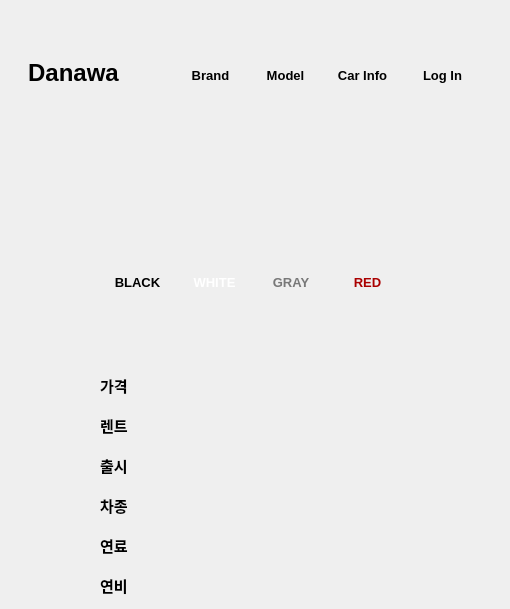
   <widget class="QWidget" name="page_3">
    <widget class="QLabel" name="page_3_ad2">
     <property name="geometry">
      <rect>
       <x>70</x>
       <y>0</y>
       <width>401</width>
       <height>41</height>
      </rect>
     </property>
     <property name="text">
      <string/>
     </property>
    </widget>
    <widget class="QLabel" name="page_3_ad1">
     <property name="geometry">
      <rect>
       <x>0</x>
       <y>0</y>
       <width>501</width>
       <height>51</height>
      </rect>
     </property>
     <property name="text">
      <string/>
     </property>
     <property name="scaledContents">
      <bool>true</bool>
     </property>
    </widget>
    <widget class="QPushButton" name="page_3_btn_4">
     <property name="geometry">
      <rect>
       <x>402</x>
       <y>60</y>
       <width>81</width>
       <height>30</height>
      </rect>
     </property>
     <property name="font">
      <font>
       <pointsize>10</pointsize>
       <bold>true</bold>
      </font>
     </property>
     <property name="cursor">
      <cursorShape>PointingHandCursor</cursorShape>
     </property>
     <property name="styleSheet">
      <string notr="true">QPushButton#page_3_btn_4 {
    background-color: qlineargradient(spread:pad, x1:0, y1:0.505682, x2:1, y2:0.477, stop:0 rgba(255,255,255,0), stop:1 rgba(255, 255, 255, 0));
    color: rgba(0,0,0,255);
    border-radius: 5px;
}

QPushButton#page_3_btn_4:hover {
    background-color: qlineargradient(spread:pad, x1:0, y1:0.505682, x2:1, y2:0.477, stop:0 rgba(11,131,120,219), stop:1 rgba(85, 98, 112, 226));
    color: rgba(255,255,255,210);
    border-radius: 5px;
}

QPushButton#page_3_btn_4:pressed {
    padding-left: 5px;
    padding-top: 5px;
    background-color: rgba(150,123,111,255);
}</string>
     </property>
     <property name="text">
      <string>Log In</string>
     </property>
     <property name="default">
      <bool>false</bool>
     </property>
     <property name="flat">
      <bool>true</bool>
     </property>
    </widget>
    <widget class="QPushButton" name="page_1_logo_4">
     <property name="geometry">
      <rect>
       <x>23</x>
       <y>57</y>
       <width>101</width>
       <height>31</height>
      </rect>
     </property>
     <property name="font">
      <font>
       <family>Nirmala UI</family>
       <pointsize>18</pointsize>
       <bold>true</bold>
      </font>
     </property>
     <property name="cursor">
      <cursorShape>PointingHandCursor</cursorShape>
     </property>
     <property name="styleSheet">
      <string notr="true">QPushButton#page_1_logo_4 {
    background-color: qlineargradient(spread:pad, x1:0, y1:0.505682, x2:1, y2:0.477, stop:0 rgba(255,255,255,0), stop:1 rgba(255, 255, 255, 0));
    color: rgba(0,0,0,255);
    border-radius: 5px;
}

QPushButton#page_1_logo_4:hover {
    background-color: qlineargradient(spread:pad, x1:0, y1:0.505682, x2:1, y2:0.477, stop:0 rgba(11,131,120,219), stop:1 rgba(85, 98, 112, 226));
    color: rgba(255,255,255,210);
    border-radius: 5px;
}

QPushButton#page_1_logo_4:pressed {
    padding-left: 5px;
    padding-top: 5px;
    background-color: rgba(150,123,111,255);
}</string>
     </property>
     <property name="text">
      <string>Danawa</string>
     </property>
     <property name="flat">
      <bool>true</bool>
     </property>
    </widget>
    <widget class="QPushButton" name="page_3_btn_1">
     <property name="geometry">
      <rect>
       <x>180</x>
       <y>60</y>
       <width>61</width>
       <height>30</height>
      </rect>
     </property>
     <property name="font">
      <font>
       <pointsize>10</pointsize>
       <bold>true</bold>
      </font>
     </property>
     <property name="cursor">
      <cursorShape>PointingHandCursor</cursorShape>
     </property>
     <property name="styleSheet">
      <string notr="true">QPushButton#page_3_btn_1 {
    background-color: qlineargradient(spread:pad, x1:0, y1:0.505682, x2:1, y2:0.477, stop:0 rgba(255,255,255,0), stop:1 rgba(255, 255, 255, 0));
    color: rgba(0,0,0,255);
    border-radius: 5px;
}

QPushButton#page_3_btn_1:hover {
    background-color: qlineargradient(spread:pad, x1:0, y1:0.505682, x2:1, y2:0.477, stop:0 rgba(11,131,120,219), stop:1 rgba(85, 98, 112, 226));
    color: rgba(255,255,255,210);
    border-radius: 5px;
}

QPushButton#page_3_btn_1:pressed {
    padding-left: 5px;
    padding-top: 5px;
    background-color: rgba(150,123,111,255);
}</string>
     </property>
     <property name="text">
      <string>Brand</string>
     </property>
     <property name="flat">
      <bool>true</bool>
     </property>
    </widget>
    <widget class="QPushButton" name="page_3_btn_3">
     <property name="geometry">
      <rect>
       <x>317</x>
       <y>60</y>
       <width>91</width>
       <height>30</height>
      </rect>
     </property>
     <property name="font">
      <font>
       <pointsize>10</pointsize>
       <bold>true</bold>
      </font>
     </property>
     <property name="cursor">
      <cursorShape>PointingHandCursor</cursorShape>
     </property>
     <property name="styleSheet">
      <string notr="true">QPushButton#page_3_btn_3 {
    background-color: qlineargradient(spread:pad, x1:0, y1:0.505682, x2:1, y2:0.477, stop:0 rgba(255,255,255,0), stop:1 rgba(255, 255, 255, 0));
    color: rgba(0,0,0,255);
    border-radius: 5px;
}

QPushButton#page_3_btn_3:hover {
    background-color: qlineargradient(spread:pad, x1:0, y1:0.505682, x2:1, y2:0.477, stop:0 rgba(11,131,120,219), stop:1 rgba(85, 98, 112, 226));
    color: rgba(255,255,255,210);
    border-radius: 5px;
}

QPushButton#page_3_btn_3:pressed {
    padding-left: 5px;
    padding-top: 5px;
    background-color: rgba(150,123,111,255);
}</string>
     </property>
     <property name="text">
      <string>Car Info</string>
     </property>
     <property name="flat">
      <bool>true</bool>
     </property>
    </widget>
    <widget class="QPushButton" name="page_3_btn_2">
     <property name="geometry">
      <rect>
       <x>250</x>
       <y>60</y>
       <width>71</width>
       <height>30</height>
      </rect>
     </property>
     <property name="font">
      <font>
       <pointsize>10</pointsize>
       <bold>true</bold>
      </font>
     </property>
     <property name="cursor">
      <cursorShape>PointingHandCursor</cursorShape>
     </property>
     <property name="styleSheet">
      <string notr="true">QPushButton#page_3_btn_2 {
    background-color: qlineargradient(spread:pad, x1:0, y1:0.505682, x2:1, y2:0.477, stop:0 rgba(255,255,255,0), stop:1 rgba(255, 255, 255, 0));
    color: rgba(0,0,0,255);
    border-radius: 5px;
}

QPushButton#page_3_btn_2:hover {
    background-color: qlineargradient(spread:pad, x1:0, y1:0.505682, x2:1, y2:0.477, stop:0 rgba(11,131,120,219), stop:1 rgba(85, 98, 112, 226));
    color: rgba(255,255,255,210);
    border-radius: 5px;
}

QPushButton#page_3_btn_2:pressed {
    padding-left: 5px;
    padding-top: 5px;
    background-color: rgba(150,123,111,255);
}</string>
     </property>
     <property name="text">
      <string>Model</string>
     </property>
     <property name="flat">
      <bool>true</bool>
     </property>
    </widget>
    <widget class="QLabel" name="car_info_1">
     <property name="geometry">
      <rect>
       <x>100</x>
       <y>110</y>
       <width>300</width>
       <height>150</height>
      </rect>
     </property>
     <property name="font">
      <font>
       <pointsize>12</pointsize>
       <bold>true</bold>
      </font>
     </property>
     <property name="frameShape">
      <enum>QFrame::NoFrame</enum>
     </property>
     <property name="scaledContents">
      <bool>true</bool>
     </property>
    </widget>
    <widget class="QLabel" name="car_info_2">
     <property name="geometry">
      <rect>
       <x>100</x>
       <y>320</y>
       <width>301</width>
       <height>30</height>
      </rect>
     </property>
     <property name="font">
      <font>
       <pointsize>14</pointsize>
       <bold>true</bold>
      </font>
     </property>
     <property name="layoutDirection">
      <enum>Qt::LeftToRight</enum>
     </property>
     <property name="frameShape">
      <enum>QFrame::NoFrame</enum>
     </property>
    </widget>
    <widget class="QLabel" name="page_3_label_2">
     <property name="geometry">
      <rect>
       <x>100</x>
       <y>410</y>
       <width>41</width>
       <height>30</height>
      </rect>
     </property>
     <property name="font">
      <font>
       <pointsize>11</pointsize>
       <bold>true</bold>
      </font>
     </property>
     <property name="layoutDirection">
      <enum>Qt::LeftToRight</enum>
     </property>
     <property name="text">
      <string>렌트</string>
     </property>
     <property name="scaledContents">
      <bool>false</bool>
     </property>
     <property name="wordWrap">
      <bool>false</bool>
     </property>
     <property name="margin">
      <number>0</number>
     </property>
    </widget>
    <widget class="QLabel" name="car_info_3">
     <property name="geometry">
      <rect>
       <x>190</x>
       <y>370</y>
       <width>200</width>
       <height>30</height>
      </rect>
     </property>
     <property name="font">
      <font>
       <pointsize>12</pointsize>
       <bold>true</bold>
      </font>
     </property>
     <property name="styleSheet">
      <string notr="true">color: rgb(91, 91, 91);</string>
     </property>
     <property name="frameShape">
      <enum>QFrame::NoFrame</enum>
     </property>
    </widget>
    <widget class="QLabel" name="page_3_label_3">
     <property name="geometry">
      <rect>
       <x>100</x>
       <y>450</y>
       <width>61</width>
       <height>30</height>
      </rect>
     </property>
     <property name="font">
      <font>
       <pointsize>11</pointsize>
       <bold>true</bold>
      </font>
     </property>
     <property name="layoutDirection">
      <enum>Qt::LeftToRight</enum>
     </property>
     <property name="text">
      <string>출시</string>
     </property>
     <property name="scaledContents">
      <bool>false</bool>
     </property>
     <property name="wordWrap">
      <bool>false</bool>
     </property>
     <property name="margin">
      <number>0</number>
     </property>
    </widget>
    <widget class="QLabel" name="page_3_label_5">
     <property name="geometry">
      <rect>
       <x>100</x>
       <y>530</y>
       <width>41</width>
       <height>30</height>
      </rect>
     </property>
     <property name="font">
      <font>
       <pointsize>11</pointsize>
       <bold>true</bold>
      </font>
     </property>
     <property name="layoutDirection">
      <enum>Qt::LeftToRight</enum>
     </property>
     <property name="text">
      <string>연료</string>
     </property>
     <property name="scaledContents">
      <bool>false</bool>
     </property>
     <property name="wordWrap">
      <bool>false</bool>
     </property>
     <property name="margin">
      <number>0</number>
     </property>
    </widget>
    <widget class="QLabel" name="page_3_label_6">
     <property name="geometry">
      <rect>
       <x>100</x>
       <y>570</y>
       <width>71</width>
       <height>30</height>
      </rect>
     </property>
     <property name="font">
      <font>
       <pointsize>11</pointsize>
       <bold>true</bold>
      </font>
     </property>
     <property name="layoutDirection">
      <enum>Qt::LeftToRight</enum>
     </property>
     <property name="text">
      <string>연비</string>
     </property>
     <property name="scaledContents">
      <bool>false</bool>
     </property>
     <property name="wordWrap">
      <bool>false</bool>
     </property>
     <property name="margin">
      <number>0</number>
     </property>
    </widget>
    <widget class="QLabel" name="car_info_4">
     <property name="geometry">
      <rect>
       <x>190</x>
       <y>410</y>
       <width>200</width>
       <height>30</height>
      </rect>
     </property>
     <property name="font">
      <font>
       <pointsize>12</pointsize>
       <bold>true</bold>
      </font>
     </property>
     <property name="styleSheet">
      <string notr="true">color: rgb(91, 91, 91);</string>
     </property>
     <property name="frameShape">
      <enum>QFrame::NoFrame</enum>
     </property>
    </widget>
    <widget class="QLabel" name="car_info_6">
     <property name="geometry">
      <rect>
       <x>190</x>
       <y>490</y>
       <width>200</width>
       <height>30</height>
      </rect>
     </property>
     <property name="font">
      <font>
       <pointsize>12</pointsize>
       <bold>true</bold>
      </font>
     </property>
     <property name="styleSheet">
      <string notr="true">color: rgb(91, 91, 91);</string>
     </property>
     <property name="frameShape">
      <enum>QFrame::NoFrame</enum>
     </property>
    </widget>
    <widget class="QLabel" name="car_info_7">
     <property name="geometry">
      <rect>
       <x>190</x>
       <y>530</y>
       <width>200</width>
       <height>30</height>
      </rect>
     </property>
     <property name="font">
      <font>
       <pointsize>12</pointsize>
       <bold>true</bold>
      </font>
     </property>
     <property name="styleSheet">
      <string notr="true">color: rgb(91, 91, 91);</string>
     </property>
     <property name="frameShape">
      <enum>QFrame::NoFrame</enum>
     </property>
    </widget>
    <widget class="QLabel" name="page_3_label_1">
     <property name="geometry">
      <rect>
       <x>100</x>
       <y>370</y>
       <width>41</width>
       <height>30</height>
      </rect>
     </property>
     <property name="font">
      <font>
       <pointsize>11</pointsize>
       <bold>true</bold>
      </font>
     </property>
     <property name="layoutDirection">
      <enum>Qt::LeftToRight</enum>
     </property>
     <property name="text">
      <string>가격</string>
     </property>
     <property name="scaledContents">
      <bool>false</bool>
     </property>
     <property name="wordWrap">
      <bool>false</bool>
     </property>
     <property name="margin">
      <number>0</number>
     </property>
    </widget>
    <widget class="QLabel" name="page_3_label_4">
     <property name="geometry">
      <rect>
       <x>100</x>
       <y>490</y>
       <width>41</width>
       <height>30</height>
      </rect>
     </property>
     <property name="font">
      <font>
       <pointsize>11</pointsize>
       <bold>true</bold>
      </font>
     </property>
     <property name="layoutDirection">
      <enum>Qt::LeftToRight</enum>
     </property>
     <property name="text">
      <string>차종</string>
     </property>
     <property name="scaledContents">
      <bool>false</bool>
     </property>
     <property name="wordWrap">
      <bool>false</bool>
     </property>
     <property name="margin">
      <number>0</number>
     </property>
    </widget>
    <widget class="QLabel" name="car_info_5">
     <property name="geometry">
      <rect>
       <x>190</x>
       <y>450</y>
       <width>200</width>
       <height>30</height>
      </rect>
     </property>
     <property name="font">
      <font>
       <pointsize>12</pointsize>
       <bold>true</bold>
      </font>
     </property>
     <property name="styleSheet">
      <string notr="true">color: rgb(91, 91, 91);</string>
     </property>
     <property name="frameShape">
      <enum>QFrame::NoFrame</enum>
     </property>
    </widget>
    <widget class="QLabel" name="car_info_8">
     <property name="geometry">
      <rect>
       <x>190</x>
       <y>570</y>
       <width>200</width>
       <height>30</height>
      </rect>
     </property>
     <property name="font">
      <font>
       <pointsize>12</pointsize>
       <bold>true</bold>
      </font>
     </property>
     <property name="styleSheet">
      <string notr="true">color: rgb(91, 91, 91);</string>
     </property>
     <property name="frameShape">
      <enum>QFrame::NoFrame</enum>
     </property>
    </widget>
    <widget class="QPushButton" name="BLACK_btn">
     <property name="geometry">
      <rect>
       <x>100</x>
       <y>270</y>
       <width>75</width>
       <height>24</height>
      </rect>
     </property>
     <property name="font">
      <font>
       <pointsize>10</pointsize>
       <bold>true</bold>
      </font>
     </property>
     <property name="cursor">
      <cursorShape>PointingHandCursor</cursorShape>
     </property>
     <property name="styleSheet">
      <string notr="true">QPushButton#BLACK_btn {
    background-color: qlineargradient(spread:pad, x1:0, y1:0.505682, x2:1, y2:0.477, stop:0 rgba(255,255,255,0), stop:1 rgba(255, 255, 255, 0));
    color: rgba(0,0,0,255);
    border-radius: 5px;
}

QPushButton#BLACK_btn:hover {
    background-color: qlineargradient(spread:pad, x1:0, y1:0.505682, x2:1, y2:0.477, stop:0 rgba(0,0,0,0), stop:1 rgba(0, 0, 0, 0));
    color: rgba(0,0,0,255);
    border-radius: 5px;
}

QPushButton#BLACK_btn:pressed {
    padding-left: 5px;
    padding-top: 5px;

}</string>
     </property>
     <property name="text">
      <string>BLACK</string>
     </property>
     <property name="checkable">
      <bool>false</bool>
     </property>
     <property name="flat">
      <bool>true</bool>
     </property>
    </widget>
    <widget class="QPushButton" name="RED_btn">
     <property name="geometry">
      <rect>
       <x>330</x>
       <y>270</y>
       <width>75</width>
       <height>24</height>
      </rect>
     </property>
     <property name="font">
      <font>
       <pointsize>10</pointsize>
       <bold>true</bold>
      </font>
     </property>
     <property name="cursor">
      <cursorShape>PointingHandCursor</cursorShape>
     </property>
     <property name="styleSheet">
      <string notr="true">QPushButton#RED_btn {
    background-color:rgba(255,255,255,0); 
    color: rgba(170,0,0,255);
    border-radius: 5px;
}

QPushButton#RED_btn:hover {
    background-color: rgba(255,255,255,0); 
    color: rgba(170,0,0,255);
    border-radius: 5px;
}

QPushButton#RED_btn:pressed {
    padding-left: 5px;
    padding-top: 5px;

}</string>
     </property>
     <property name="text">
      <string>RED</string>
     </property>
     <property name="checkable">
      <bool>false</bool>
     </property>
     <property name="flat">
      <bool>true</bool>
     </property>
    </widget>
    <widget class="QPushButton" name="WHITE_btn">
     <property name="geometry">
      <rect>
       <x>177</x>
       <y>270</y>
       <width>75</width>
       <height>24</height>
      </rect>
     </property>
     <property name="font">
      <font>
       <pointsize>10</pointsize>
       <bold>true</bold>
      </font>
     </property>
     <property name="cursor">
      <cursorShape>PointingHandCursor</cursorShape>
     </property>
     <property name="styleSheet">
      <string notr="true">QPushButton#WHITE_btn {
    background-color:rgba(255,255,255,0); 
    color: rgba(255,255,255,255);
    border-radius: 5px;
}

QPushButton#WHITE_btn:hover {
    background-color: rgba(255,255,255,0); 
    color: rgba(255,255,255,255);
    border-radius: 5px;
}

QPushButton#WHITE_btn:pressed {
    padding-left: 5px;
    padding-top: 5px;

}</string>
     </property>
     <property name="text">
      <string>WHITE</string>
     </property>
     <property name="checkable">
      <bool>false</bool>
     </property>
     <property name="flat">
      <bool>true</bool>
     </property>
    </widget>
    <widget class="QPushButton" name="GRAY_btn">
     <property name="geometry">
      <rect>
       <x>256</x>
       <y>270</y>
       <width>70</width>
       <height>24</height>
      </rect>
     </property>
     <property name="font">
      <font>
       <pointsize>10</pointsize>
       <bold>true</bold>
      </font>
     </property>
     <property name="cursor">
      <cursorShape>PointingHandCursor</cursorShape>
     </property>
     <property name="styleSheet">
      <string notr="true">QPushButton#GRAY_btn {
    background-color:rgba(255,255,255,0); 
    color: rgba(120,120,120,255);
    border-radius: 5px;
}

QPushButton#GRAY_btn:hover {
    background-color: rgba(255,255,255,0); 
    color: rgba(120,120,120,255);
    border-radius: 5px;
}

QPushButton#GRAY_btn:pressed {
    padding-left: 5px;
    padding-top: 5px;

}</string>
     </property>
     <property name="text">
      <string>GRAY</string>
     </property>
     <property name="checkable">
      <bool>false</bool>
     </property>
     <property name="flat">
      <bool>true</bool>
     </property>
    </widget>
   </widget>
